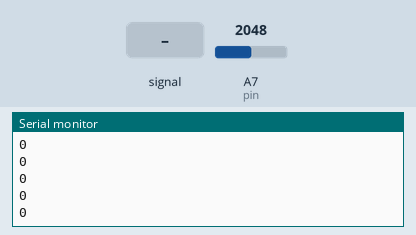
Recording of a sketch running on a simulated Particle Photon. Shown: the last lines printed to the serial monitor. The inputs (shaded band) are chosen by the test bench; at power-on: A7 (pin) = 2048.

Above: at 1.2 s.
1.3 s: A7 (pin) set to 491
At 2.4 s:
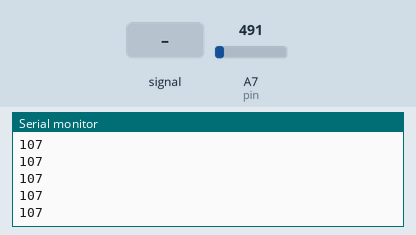
2.8 s: A7 (pin) fed a 200 Hz sine of ±327 counts around its level
At 3.5 s:
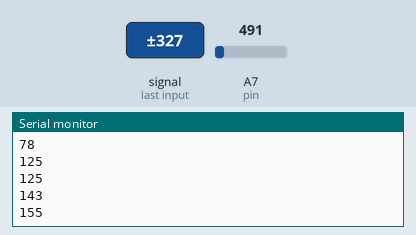
4.3 s: A7 (pin) set to 0
At 5.3 s:
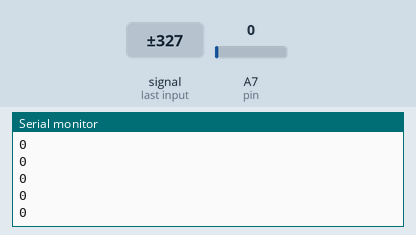
Timing chart, 0 to 7.1 s (numbered marks = the images above; inputs shaded):
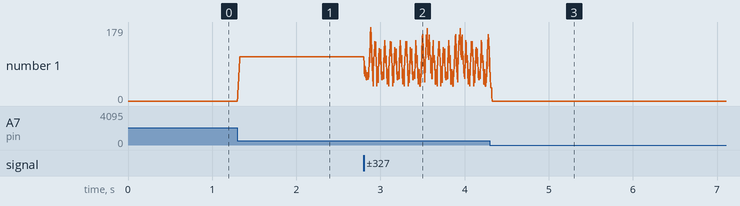

Measured:
- after the input at 1.3 s, the serial monitor: prints a new line at once (image 1)
- after the input at 2.8 s, the serial monitor: prints a new line at once (image 2)
- plotted number 1: 0 → 107 after the input at 1.3 s, 107 → 69 after the input at 2.8 s

The sketch:

distance.ino
```cpp
#include "SharpIR.h"

#define pin A7
#define model 100500
SharpIR sensor = SharpIR(pin, model);

//TODO, template this
class Queue {
  private:
    int length = 10;

  public:
    int buffer[10];
    Queue() {
      for (int i = 0; i < 10; i++) {
        buffer[i] = 0;
      }
    }
    void push(int value) {
      for (int i = 0; i < sizeof(buffer)/sizeof(int); i++) {
        buffer[i] = buffer[i+1];
      }

      buffer[9] = value;
    }

    int average() {
      int total = 0;
      for (int i = 0; i < 10; i++) {
        total += buffer[i];
      }

      return total / 10;
    }

    void print() {
      /*
        for (int i = 0; i < sizeof(buffer)/sizeof(int); i++) {
            std::cout << buffer[i] << " ";
        }
        std::cout << std::endl;
        */
    }
};

Queue queue;

void setup() {
  // put your setup code here, to run once:
  Serial.begin(9600);
  SharpIR sensor = SharpIR(A7, 100500);
}

void loop() {
  // put your main code here, to run repeatedly:
  int distance = sensor.distance();
  queue.push(distance);

  int avg = queue.average();
  Serial.println(avg);
}
```

SharpIR.cpp
```cpp
#ifdef Arduino
  #include "Arduino.h"
#elif defined(SPARK)
  #include "Particle.h"
  #include "math.h"
#endif
#include "SharpIR.h"

// Initialisation function
//  + irPin : is obviously the pin where the IR sensor is attached
//  + sensorModel is a int to differentiate the two sensor models this library currently supports:
//    > 1080 is the int for the GP2Y0A21Y and
//    > 20150 is the int for GP2Y0A02YK and
//    > 100500 is the long for GP2Y0A710K0F
//    The numbers reflect the distance range they are designed for (in cm)
SharpIR::SharpIR(int irPin, long sensorModel) {

    _irPin=irPin;
    _model=sensorModel;

    // Define pin as Input
    pinMode (_irPin, INPUT);

    #ifdef ARDUINO
      analogReference(DEFAULT);
    #endif
}

// Sort an array
void SharpIR::sort(int a[], int size) {
    for(int i=0; i<(size-1); i++) {
        bool flag = true;
        for(int o=0; o<(size-(i+1)); o++) {
            if(a[o] > a[o+1]) {
                int t = a[o];
                a[o] = a[o+1];
                a[o+1] = t;
                flag = false;
            }
        }
        if (flag) break;
    }
}

// Read distance and compute it
int SharpIR::distance() {

    int ir_val[NB_SAMPLE] = {};
    int distanceCM;
    float current;
    int median;


    for (int i=0; i<NB_SAMPLE; i++){
        // Read analog value
        ir_val[i] = analogRead(_irPin);
    }

    // Get the approx median
    #if USE_MEDOFMEDIANS
        median = medianOfMedians(ir_val, NB_SAMPLE);
    #else
        sort(ir_val, NB_SAMPLE);
        median = ir_val[NB_SAMPLE/2];
    #endif

    if (_model==1080) {

        // Different expressions required as the Photon has 12 bit ADCs vs 10 bit for Arduinos
        #ifdef ARDUINO
          distanceCM = 29.988 * pow(map(median, 0, 1023, 0, 5000)/1000.0, -1.173);
        #elif defined(SPARK)
          distanceCM = 29.988 * pow(map(median, 0, 4095, 0, 5000)/1000.0, -1.173);
        #endif

    } else if (_model==20150){

        // Previous formula used by  Dr. Marcal Casas-Cartagena
        // puntualDistance=61.573*pow(voltFromRaw/1000, -1.1068);

        // Different expressions required as the Photon has 12 bit ADCs vs 10 bit for Arduinos
        #ifdef ARDUINO
          distanceCM = 60.374 * pow(map(median, 0, 1023, 0, 5000)/1000.0, -1.16);
        #elif defined(SPARK)
          distanceCM = 60.374 * pow(map(median, 0, 4095, 0, 5000)/1000.0, -1.16);
        #endif

    } else if (_model==430){

        // Different expressions required as the Photon has 12 bit ADCs vs 10 bit for Arduinos
        #ifdef ARDUINO
          distanceCM = 12.08 * pow(map(median, 0, 1023, 0, 5000)/1000.0, -1.058);
        #elif defined(SPARK)
          distanceCM = 12.08 * pow(map(median, 0, 4095, 0, 5000)/1000.0, -1.058);
        #endif

    } else if (_model==215){

        // Different expressions required as the Photon has 12 bit ADCs vs 10 bit for Arduinos
        // puntualDistance=5.2819*pow(voltFromRaw/1000, -1.161);
        #ifdef ARDUINO
          distanceCM = 5.2819 * pow(map(median, 0, 1023, 0, 5000)/1000.0, -1.161);
        #elif defined(SPARK)
          distanceCM = 5.2819 * pow(map(median, 0, 4095, 0, 5000)/1000.0, -1.161);
        #endif

    } else if (_model==100500){

        #ifdef ARDUINO
          current = map(median, 0, 1023, 0, 5000);
        #elif defined(SPARK)
          current = map(median, 0, 4095, 0, 5000);
        #endif
        // use the inverse number of distance like in the datasheet (1/L)
        // y = mx + b = 137500*x + 1125
        // x = (y - 1125) / 137500
        // Different expressions required as the Photon has 12 bit ADCs vs 10 bit for Arduinos
        if (current < 1400 || current > 3300) {
          //false data
          distanceCM = 0;
        } else {
          distanceCM = 1.0 / (((current - 1125.0) / 1000.0) / 137.5);
        }
    }

    return distanceCM;
}

int SharpIR::medianOfMedians(int a[], int size){
  int ans;
  int numMedians = size / 5;
  int* medians = new int[numMedians];
  for(int i = 0; i < numMedians; i++){
    partialSort(a, i * 5, i * 5 + 4);
    medians[i] = a[i * 5 + 2];
  }
  if(numMedians > 25){
    ans = medianOfMedians(medians, numMedians);
  }else{
    sort(medians, numMedians);
    ans = medians[numMedians/2];
  }
  delete [] medians;
  medians = nullptr;
  return ans;
}

// Sort a partial array
void SharpIR::partialSort(int a[], int min, int max) {
    int t;
    bool flag;
    for(int i=min; i<max; i++) {
        flag = true;
        for(int o=min; o<(max-i); o++) {
            if(a[o] > a[o+1]) {
                t = a[o];
                a[o] = a[o+1];
                a[o+1] = t;
                flag = false;
            }
        }
        if (flag) break;
    }
}
```

SharpIR.h
```cpp
#ifndef SharpIR_h
#define SharpIR_h

#define NB_SAMPLE 25
#define USE_MEDOFMEDIANS false

#ifdef ARDUINO
  #include "Arduino.h"
#elif defined(SPARK)
  #include "Particle.h"
#endif

class SharpIR
{
  public:

    SharpIR (int irPin, long sensorModel);
    int distance();

  private:

    void sort(int a[], int size);

    int _irPin;
    long _model;
    void partialSort(int a[], int min, int max);
    int medianOfMedians(int a[], int size);
};

#endif
```
